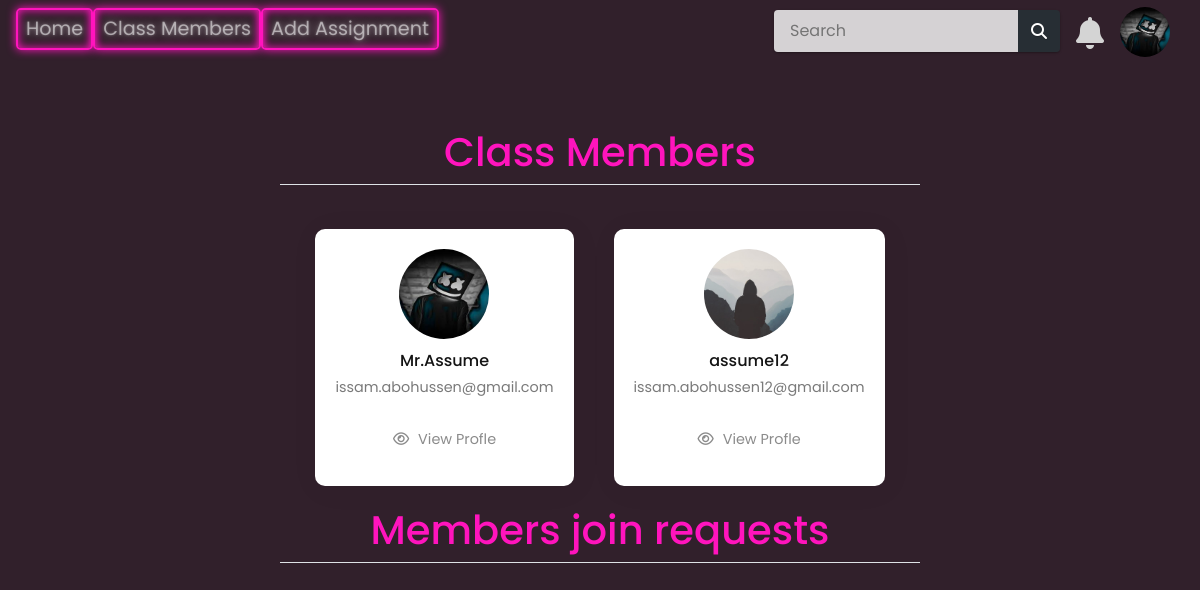
/ClassMembers (signed in), run on an earlier commit of the app's database.
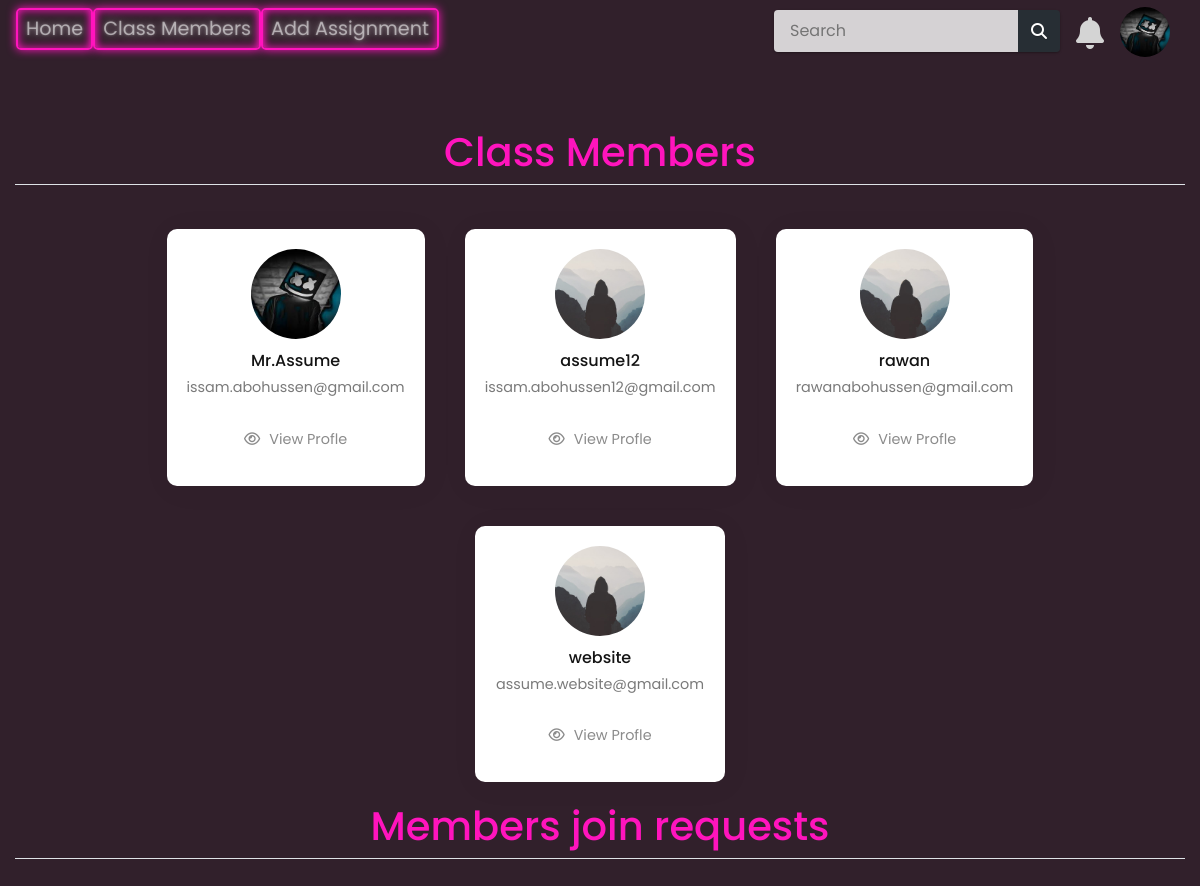
And on a later commit of the database.
### tables this page shows
CREATE TABLE users (id INTEGER PRIMARY KEY AUTOINCREMENT NOT NULL, username TEXT NOT NULL, email TEXT NOT NULL, password TEXT NOT NULL, role TEXT NOT NULL, school TEXT NOT NULL, grade TEXT NOT NULL, profile_pic TEXT NOT NULL, groupNumber INTEGER NOT NULL);

### app.py (the view)
@app.route('/ClassMembers', methods=['GET', 'POST'])
@login_required
def ClassMembers():
    currentUser = db.execute("SELECT * FROM users WHERE id = ?;", session["user_id"])
    Members = db.execute("SELECT * FROM users WHERE groupNumber = ?;", currentUser[0]["groupNumber"])
    MembersQueue = db.execute("SELECT * FROM users JOIN joinGroupQueue ON users.username = joinGroupQueue.userUsername;")
    for Member in Members:
        Member["profile_pic"] = os.path.join(app.config["UPLOAD_FODER"], Member["profile_pic"])
    for Member in MembersQueue:
        Member["profile_pic"] = os.path.join(app.config["UPLOAD_FODER"], Member["profile_pic"])
    navbar_data = get_navbar_data(session["user_id"])
    return render_template("ClassMembers.html", loggedIn="True", Members=Members, MembersQueue=MembersQueue, navbar_data=navbar_data)

### app.py (called while the page is built)
@app.after_request
def after_request(response):
    response.headers["Cache-Control"] = "no-cache, no-store, must-revalidate"
    response.headers["Expires"] = 0
    response.headers["Pragma"] = "no-cache"
    return response

### helpers.py (called while the page is built, shortened)
def login_required(f):
    @wraps(f)
    def decorated_function(*args, **kwargs):
        if session.get("user_id") is None:
            return redirect("/login")
        return f(*args, **kwargs)
    return decorated_function

def get_navbar_data(userId):
    row = db.execute("SELECT * FROM users WHERE id = ?", userId)
    role = row[0]["role"]
    username = row[0]["username"]
    groupNumber = row[0]["groupNumber"]
    profile_pic_path = row[0]["profile_pic"]
    notifications = db.execute("SELECT * FROM notifications WHERE userId = ? ORDER BY dateTime DESC;", session["user_id"])
    navbar_data = [
        {"username": username,
        "groupNumber": groupNumber,
        "role": role,
        "profile_pic_path": profile_pic_path},
        {"notifications": notifications},
        {"notificationslenght": len(notifications)}
    ]
    return navbar_data

### templates/ClassMembers.html (shortened to what this page needs)
{% extends "base.html" %} {% block title %}Login{% endblock %} {% block content %}
<head>
    <link rel="stylesheet" href="{{ url_for('static', filename='styles/btn_style.css')}}">
    <link rel="stylesheet" href="{{ url_for('static', filename='styles/style.css')}}">
    <link rel="stylesheet" href="{{ url_for('static', filename='styles/members.css')}}">
</head>
<body >
    <div class="content-section">
        <fieldset class="form-group">
            <legend class="border-bottom mb-4"><h1>Class Members</h1></legend>
            <div class="container">
                {% for Member in Members %}
                <div class="box">
                    <div class="content">
                        <img src="{{ Member["profile_pic"] }}" alt="">
                        <strong>{{ Member["username"] }}</strong>
                        <p>{{ Member["email"] }}</p>
                    </div>
                    <div class="btn">
                        <a href="/{{ Member["username"] }}"><i class="fa fa-eye" aria-hidden="true"></i>View Profle</a>
                    </div>
                </div>
                {% endfor %}
            </div>
            {% if  navbar_data[0]["role"] =="Teacher"%}
            <legend class="border-bottom mb-4"><h1>Members join requests</h1></legend>
            {% endif %}
        </fieldset>
    </div>
</body>
{% endblock %}

### templates/base.html (shortened to what this page needs)
<!DOCTYPE html>
<html>
<head>
    <link rel="stylesheet" href="https://stackpath.bootstrapcdn.com/bootstrap/4.4.1/css/bootstrap.min.css" />
    <link rel="stylesheet" href="https://stackpath.bootstrapcdn.com/font-awesome/4.7.0/css/font-awesome.min.css" />
    <link rel="stylesheet" href="/static/styles/base.css"/>
</head>
<body>
    <nav class="navbar navbar-expand-lg navbar-dark">
        <div class="collapse navbar-collapse" id="navbar">
            <div class="navbar-nav">
                {% if  loggedIn=="True"%}
                <a class="nav-item nav-link neon-button-nav" id="home" href="/">Home</a>
                <a class="nav-item nav-link neon-button-nav" id="ClassMembers" href="/ClassMembers">Class Members</a>
                {% if  navbar_data[0]["role"] =="Teacher"%}
                <a class="nav-item nav-link neon-button-nav" id="AddVokabulary" href="/AddAssignment">Add Assignment</a>
                {% endif %}
                {% else %}
                <a class="nav-item nav-link neon-button-nav" id="login" href="/login">Login</a>
                <a class="nav-item nav-link neon-button-nav" id="signUp" href="/sign-up">Sign Up</a>
                {% endif %}
            </div>
            {% if  loggedIn=="True"%}
    <div class="action">
      <div id="profile" class="profile">
        <img src="/static/profile_pics/{{ navbar_data[0]["profile_pic_path"] }}">
      </div>
    </div>
    <div id="wrapper" class="wrapper">
      <div class="notification_wrap">
        <div class="notification_icon">
          <i class="fas fa-bell"></i>
        </div>
    </div>
  </div>
      <div class="search">
        <input autocomplete="off" id="serchBox" type="text" class="textbox" placeholder="Search">
        <input title="Search" value="" type="submit" class="button">
    </div>
    {% endif %}
    </nav>
    <div class="container">{% block content %} {% endblock %}</div>
</body>
</html>

What changed in the data, as far as the page shows it:
added users: profile_pic (placeholder picture), username "rawan", email "rawanabohussen@gmail.com"
added users: profile_pic (placeholder picture), username "website", email "assume.website@gmail.com"
